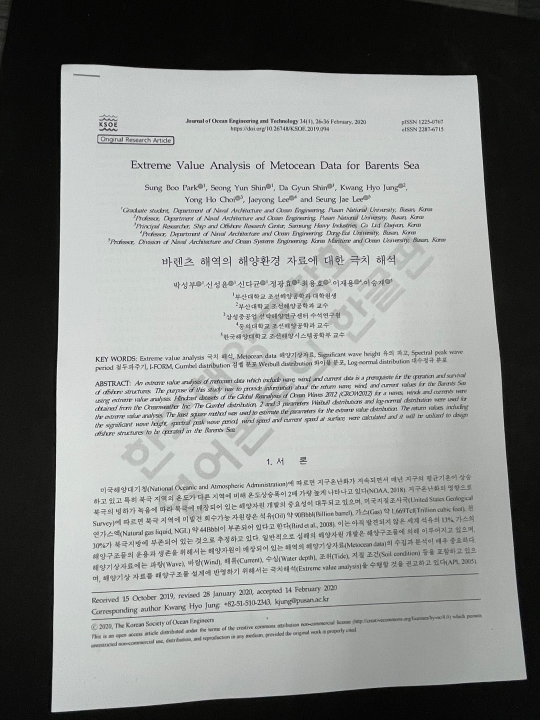
#> input picture Digital-Image-Processing-main/Homeworks/images/paper.jpg, 1080 x 1440 px (shown at 1/2 size)
$ jupyter execute 'Homework 6.ipynb'
#> lines starting #> are read from the running program, lines starting #| are printed output that depends on the picture; after the words box and inside, x2 and y2 are one past the last pixel; in counts of white or black regions, pixels touching at a corner belong together
[cell 1]
import cv2
import numpy as np
from matplotlib import pyplot as plt

from collections import defaultdict

[cell 2]
def segment_by_angle_kmeans(lines, k=2, **kwargs):
    """
    Groups lines based on angle with k-means.

    Uses k-means on the coordinates of the angle on the unit circle
    to segment `k` angles inside `lines`.
    """

    # Define criteria = (type, max_iter, epsilon)
    default_criteria_type = cv2.TERM_CRITERIA_EPS + cv2.TERM_CRITERIA_MAX_ITER
    criteria = kwargs.get('criteria', (default_criteria_type, 10, 1.0))
    flags = kwargs.get('flags', cv2.KMEANS_RANDOM_CENTERS)
    attempts = kwargs.get('attempts', 10)

    # returns angles in [0, pi] in radians
    angles = np.array([line[0][1] for line in lines])
    # multiply the angles by two and find coordinates of that angle
    pts = np.array([[np.cos(2*angle), np.sin(2*angle)]
                    for angle in angles], dtype=np.float32)

    # run kmeans on the coords
    labels, centers = cv2.kmeans(pts, k, None, criteria, attempts, flags)[1:]
    labels = labels.reshape(-1)  # transpose to row vec

    # segment lines based on their kmeans label
    segmented = defaultdict(list)
    for i, line in enumerate(lines):
        segmented[labels[i]].append(line)
    segmented = list(segmented.values())
    return segmented

[cell 3]
def intersection(line1, line2):
    """Finds the intersection of two lines given in Hesse normal form.

    Returns closest integer pixel locations.
    See https://stackoverflow.com/a/383527/5087436
    """
    rho1, theta1 = line1[0]
    rho2, theta2 = line2[0]
    A = np.array([
        [np.cos(theta1), np.sin(theta1)],
        [np.cos(theta2), np.sin(theta2)]
    ])
    b = np.array([[rho1], [rho2]])
    x0, y0 = np.linalg.solve(A, b)
    x0, y0 = int(np.round(x0)), int(np.round(y0))
    return [[x0, y0]]


def segmented_intersections(lines):
    """Finds the intersections between groups of lines."""

    intersections = []
    for i, group in enumerate(lines[:-1]):
        for next_group in lines[i+1:]:
            for line1 in group:
                for line2 in next_group:
                    intersections.append(intersection(line1, line2))

    return intersections

[cell 4]
def intersections_final(intersections):
    val = [intersections[0][0]]

    rg = 100
    for i in range(1, len(intersections)):
        x,y = intersections[i][0]

        z=0
        for i in range(len(val)):
            if x-rg <= val[i][0] <= x+rg and y-rg <= val[i][1] <= y+rg:
                val[i][0] = (val[i][0]+x)/2
                val[i][1] = (val[i][1]+y)/2
                z = 1

        if z == 0:
            val = np.append(val,[[x,y]], axis=0)

    # [9 lines of commented-out code are left out]

    return val

[cell 5]
def transform_and_plot(image, original_pts, desired_pts, title_list):
    for i in range(4):
        cv2.circle(image, tuple(original_pts[i]), 5, (0, 0, 255), -1)

    matrix = cv2.getPerspectiveTransform(original_pts, desired_pts)
    result = cv2.warpPerspective(image, matrix, (900, 1400))

    res_show = []
    res_show.append(image)
    res_show.append(result)

    fig = plt.figure(figsize=(13, 9))

    for i in range(2):
        fig.add_subplot(1,2,i+1)
        plt.title(title_list[i], fontsize=15)
        plt.imshow(cv2.cvtColor(res_show[i], cv2.COLOR_BGR2RGB))
        plt.axis('off')

    plt.tight_layout()
    plt.show()

[cell 6]
def hough_draw_lines(img, lines):
    for i in range(lines.shape[0]):
        for rho,theta in lines[i]:
            a=np.cos(theta)
            b=np.sin(theta)
            x0=a*rho
            y0=b*rho
            x1=int(x0+1000*(-b))
            y1=int(y0+1000*(a))
            x2=int(x0-1000*(-b))
            y2=int(y0-1000*(a))
            cv2.line(img,(x1,y1),(x2,y2),(0,0,255),2)

[cell 7]
img=cv2.imread("images/paper.jpg")
#> img is the input picture: shape (1440, 1080, 3); mean B, G, R 136.9, 138.8, 136.5

gray=cv2.cvtColor(img,cv2.COLOR_BGR2GRAY)

blur=cv2.GaussianBlur(gray,(15, 15),0)
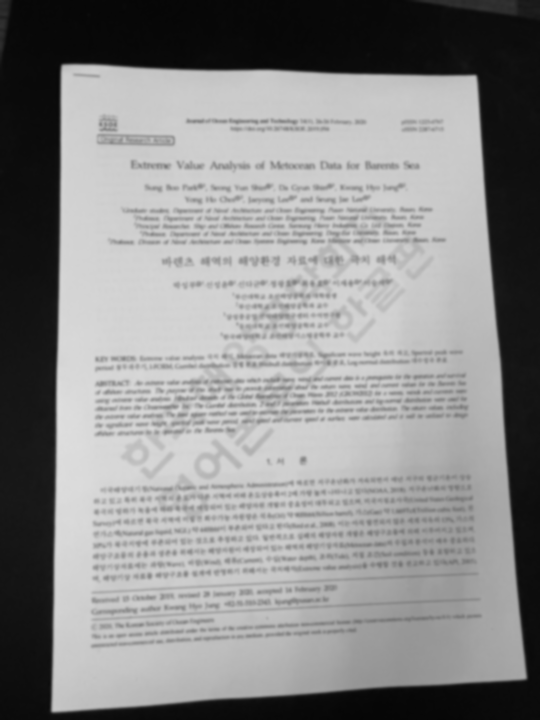
#> blur: shape (1440, 1080) (shown at 1/2 size); min 5, max 222, mean 138
edges=cv2.Canny(blur,10,170,apertureSize=3)
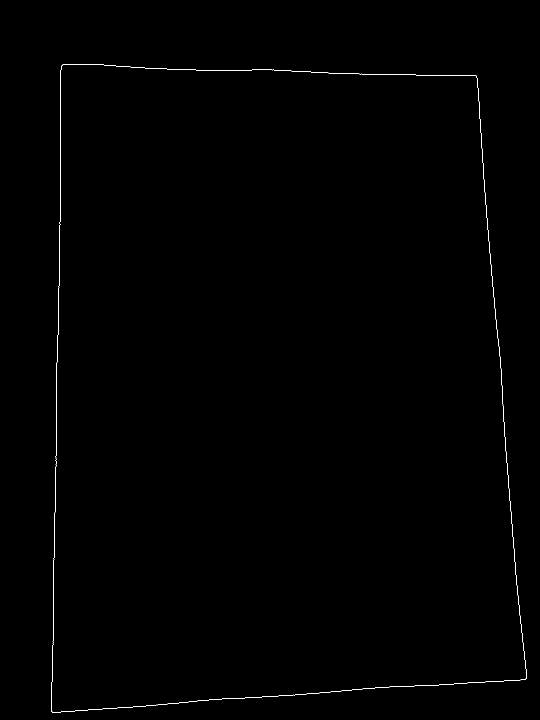
#> edges: shape (1440, 1080) (shown at 1/2 size); 0.28% white in thin lines or dots, all inside (x1, y1, x2, y2) = (102, 128, 1054, 1425)

plt.figure(figsize=(5,5))
plt.subplot(111),plt.imshow(edges,cmap='gray')
plt.title('Edges', fontsize=25), plt.xticks([]), plt.yticks([])
plt.show()

[cell 8]
lines=cv2.HoughLines(edges,1,np.pi/180,160)
#> lines = [[127, 0.0175], [-932, 3.05], [1428, 1.5], [-941, 3.07], [-928, 3.05], [121, 0], [135, 1.59], [-947, 3.07], [1413, 1.52], [122, 1.61], [112, 0]]

hough_draw_lines(img, lines)
#> after the loop in hough_draw_lines, `for i in range(lines.shape[0]):`:
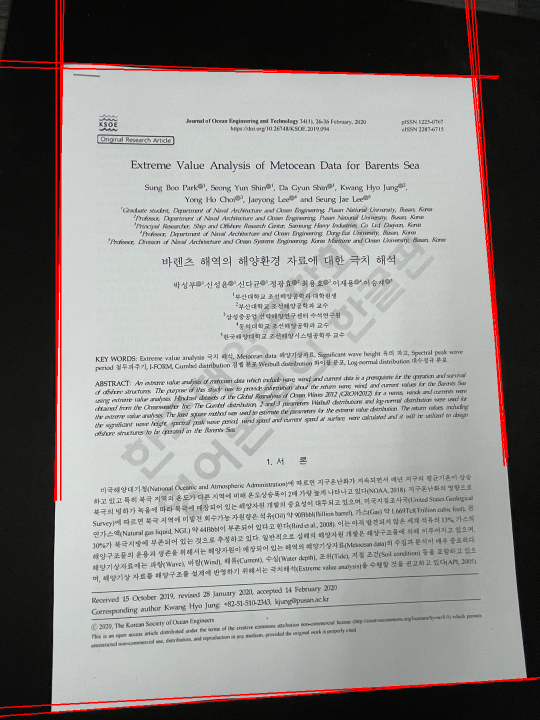
#> img: shape (1440, 1080, 3) (shown at 1/2 size); 1.86% of pixels changed, all inside (x1, y1, x2, y2) = (0, 0, 1080, 1434)

segmented = segment_by_angle_kmeans(lines)
#> in segment_by_angle_kmeans, `default_criteria_type = cv2.TERM_CRITERIA_EPS + cv2.TERM_CRITERIA_MAX_..`: default_criteria_type = 3
#> in segment_by_angle_kmeans, `criteria = kwargs.get('criteria', (default_criteria_type, 10, 1.0))`: criteria = (3, 10, 1)
#> in segment_by_angle_kmeans, `flags = kwargs.get('flags', cv2.KMEANS_RANDOM_CENTERS)`: flags = 0
#> in segment_by_angle_kmeans, `angles = np.array([line[0][1] for line in lines])`: angles = [0.0175, 3.05, 1.5, 3.07, 3.05, 0, 1.59, 3.07, 1.52, 1.61, 0]
#> in segment_by_angle_kmeans, `pts = np.array([[np.cos(2*angle), np.sin(2*angle)] for angle in angles..`: pts = [[0.999, 0.0349], [0.985, -0.174], [-0.99, 0.139], [0.99, -0.139], [0.985, -0.174], [1, 0], [-0.999, -0.0349], [0.99, -0.139], [-0.995, 0.105], [-0.998, -0.0698], [1, 0]]
#> in segment_by_angle_kmeans, `labels, centers = cv2.kmeans(pts, k, None, criteria, attempts, flags)[..`: labels = [1, 1, 0, 1, 1, 1, 0, 1, 0, 0, 1]; centers = [[-0.995, 0.0348], [0.993, -0.0844]]
#> the loop in segment_by_angle_kmeans, `for i, line in enumerate(lines):` made 11 passes
#> segmented = [[[[127, 0.0175]], [[-932, 3.05]], [[-941, 3.07]], [[-928, 3.05]], [[121, 0]], [[-947, 3.07]], [[112, 0]]], [[[1428, 1.5]], [[135, 1.59]], [[1413, 1.52]], [[122, 1.61]]]]
intersections = segmented_intersections(segmented)
#> the loop in segmented_intersections, `for i, group in enumerate(lines[:-1]):` made 1 pass
#> after the loop in segmented_intersections, `for i, group in enumerate(lines[:-1]):`: intersections = 28 items
#> intersections = 28 items
points_of_interest = intersections_final(intersections)
#> in intersections_final, `val = [intersections[0][0]]`: val = [[102, 1424]]
#> the loop in intersections_final, `for i in range(1, len(intersections)):` made 27 passes
#> (x, y, val) on passes 1, 4, 5: (125, 137, [[102, 1424], [125, 137]]), (1054, 1358, [[102, 1417], [125, 131], [1054, 1358]]), (949, 152, [[102, 1417], [125, 131], [1054, 1358], [949, 152]])
#> (x, y) on passes 2, 3, 6, 7, 8, 9: (102, 1410), (125, 126), (1055, 1360), (949, 155), (1038, 1359), (954, 152)
#> after the loop in intersections_final, `for i in range(1, len(intersections)):`: val = [[113, 1414], [114, 129], [1045, 1359], [956, 154]]
#> points_of_interest has the same summary as val in intersections_final

[cell 9]
for i in range(len(points_of_interest)):
    x,y = points_of_interest[i]
    cv2.circle(img, (x,y),10,(255,0,0),-1)
#> this loop made 4 passes
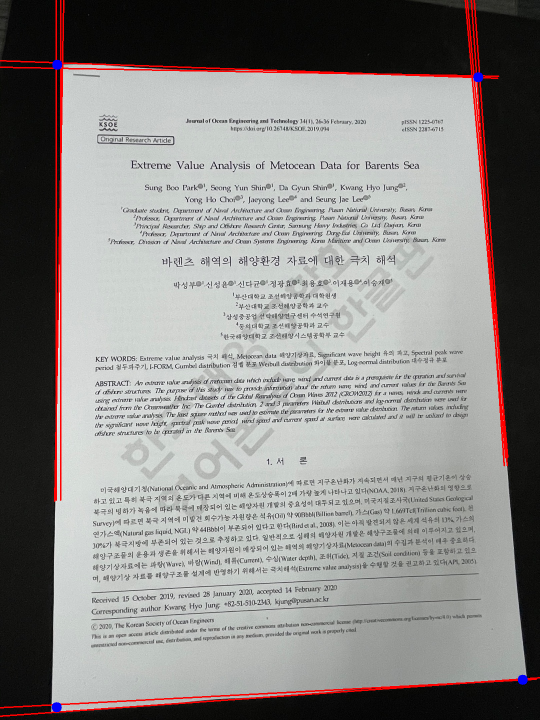
#> img: shape (1440, 1080, 3) (shown at 1/2 size); 0.08% of pixels changed, all inside (x1, y1, x2, y2) = (103, 119, 1056, 1425)

plt.figure(figsize=(10,10))
plt.subplot(111),plt.imshow(img,cmap='gray')
plt.title('Points of Interest', fontsize=20), plt.xticks([]), plt.yticks([])
plt.show()

[cell 10]
points_of_interest
#> Out has the same summary as val in intersections_final

[cell 11]
titles = ['Original Image','Perspective Transform Result']

original_pts = np.float32([points_of_interest[1], points_of_interest[0], points_of_interest[3], points_of_interest[2]])
#> original_pts = [[114, 129], [113, 1414], [956, 154], [1045, 1359]]
new_pts = np.float32([[0, 0], [0, 1400], [900, 0], [900, 1400]])
transform_and_plot(img, original_pts, new_pts, titles)
#> in transform_and_plot, `matrix = cv2.getPerspectiveTransform(original_pts, desired_pts)`: matrix = [[1.01, 0.000786, -115.2], [-0.0362, 1.22, -153], [-7.19e-05, 8.91e-05, 1]]
#> in transform_and_plot, `result = cv2.warpPerspective(image, matrix, (900, 1400))`:
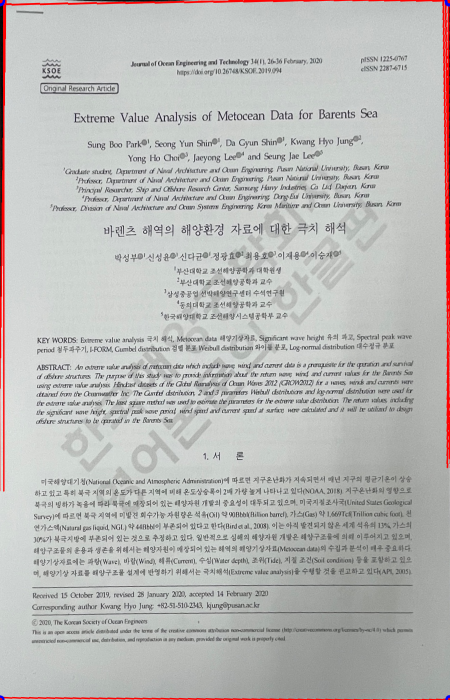
#> result: shape (1400, 900, 3) (shown at 1/2 size); mean B, G, R 184, 186, 186.3
#> in transform_and_plot, `plt.show()`:
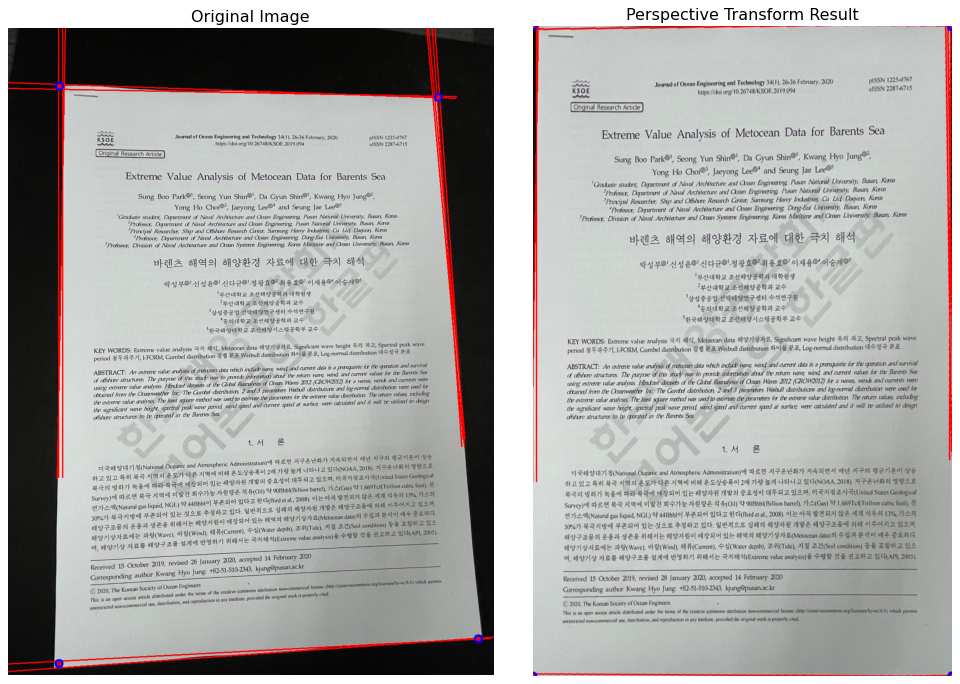
#> figure drawn by matplotlib, 2 panels
